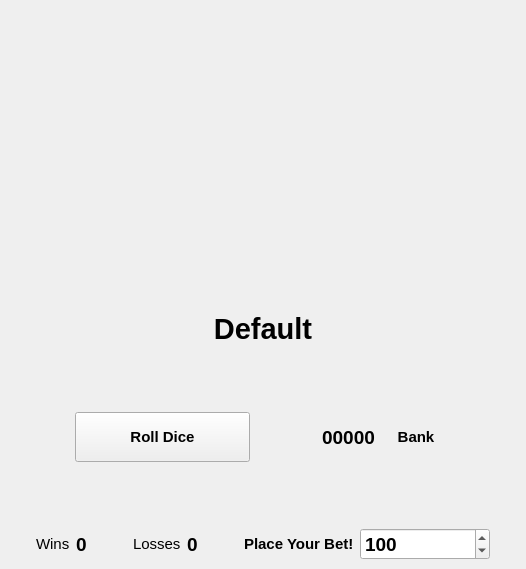
<?xml version="1.0" encoding="UTF-8"?>
<ui version="4.0">
 <class>MainWindow</class>
 <widget class="QMainWindow" name="MainWindow">
  <property name="geometry">
   <rect>
    <x>0</x>
    <y>0</y>
    <width>526</width>
    <height>569</height>
   </rect>
  </property>
  <property name="windowTitle">
   <string>MainWindow</string>
  </property>
  <widget class="QWidget" name="centralwidget">
   <layout class="QGridLayout" name="gridLayout">
    <item row="0" column="0">
     <layout class="QVBoxLayout" name="verticalLayout">
      <item>
       <spacer name="verticalSpacer_3">
        <property name="orientation">
         <enum>Qt::Vertical</enum>
        </property>
        <property name="sizeHint" stdset="0">
         <size>
          <width>20</width>
          <height>35</height>
         </size>
        </property>
       </spacer>
      </item>
      <item>
       <layout class="QHBoxLayout" name="horizontalLayout_6">
        <item>
         <spacer name="horizontalSpacer_4">
          <property name="orientation">
           <enum>Qt::Horizontal</enum>
          </property>
          <property name="sizeHint" stdset="0">
           <size>
            <width>107</width>
            <height>177</height>
           </size>
          </property>
         </spacer>
        </item>
        <item>
         <widget class="QLabel" name="die1View">
          <property name="text">
           <string/>
          </property>
          <property name="pixmap">
           <pixmap resource="diceResources.qrc">:/1</pixmap>
          </property>
         </widget>
        </item>
        <item>
         <spacer name="horizontalSpacer_3">
          <property name="orientation">
           <enum>Qt::Horizontal</enum>
          </property>
          <property name="sizeHint" stdset="0">
           <size>
            <width>138</width>
            <height>20</height>
           </size>
          </property>
         </spacer>
        </item>
        <item>
         <widget class="QLabel" name="die2View">
          <property name="text">
           <string/>
          </property>
          <property name="pixmap">
           <pixmap resource="diceResources.qrc">:/1</pixmap>
          </property>
         </widget>
        </item>
        <item>
         <spacer name="horizontalSpacer_5">
          <property name="orientation">
           <enum>Qt::Horizontal</enum>
          </property>
          <property name="sizeHint" stdset="0">
           <size>
            <width>98</width>
            <height>177</height>
           </size>
          </property>
         </spacer>
        </item>
       </layout>
      </item>
      <item>
       <spacer name="verticalSpacer_4">
        <property name="orientation">
         <enum>Qt::Vertical</enum>
        </property>
        <property name="sizeHint" stdset="0">
         <size>
          <width>20</width>
          <height>35</height>
         </size>
        </property>
       </spacer>
      </item>
      <item>
       <widget class="QLabel" name="displayUI">
        <property name="font">
         <font>
          <pointsize>22</pointsize>
          <weight>75</weight>
          <bold>true</bold>
         </font>
        </property>
        <property name="text">
         <string>Default</string>
        </property>
        <property name="alignment">
         <set>Qt::AlignCenter</set>
        </property>
       </widget>
      </item>
      <item>
       <spacer name="verticalSpacer_5">
        <property name="orientation">
         <enum>Qt::Vertical</enum>
        </property>
        <property name="sizeHint" stdset="0">
         <size>
          <width>20</width>
          <height>36</height>
         </size>
        </property>
       </spacer>
      </item>
      <item>
       <layout class="QHBoxLayout" name="horizontalLayout_5">
        <item>
         <spacer name="horizontalSpacer_2">
          <property name="orientation">
           <enum>Qt::Horizontal</enum>
          </property>
          <property name="sizeHint" stdset="0">
           <size>
            <width>40</width>
            <height>20</height>
           </size>
          </property>
         </spacer>
        </item>
        <item>
         <widget class="QPushButton" name="rollButton">
          <property name="minimumSize">
           <size>
            <width>175</width>
            <height>50</height>
           </size>
          </property>
          <property name="font">
           <font>
            <pointsize>11</pointsize>
            <weight>75</weight>
            <bold>true</bold>
           </font>
          </property>
          <property name="text">
           <string>Roll Dice</string>
          </property>
         </widget>
        </item>
        <item>
         <spacer name="horizontalSpacer">
          <property name="orientation">
           <enum>Qt::Horizontal</enum>
          </property>
          <property name="sizeHint" stdset="0">
           <size>
            <width>40</width>
            <height>20</height>
           </size>
          </property>
         </spacer>
        </item>
        <item>
         <layout class="QHBoxLayout" name="horizontalLayout_4">
          <item>
           <widget class="QLabel" name="bankValueUI">
            <property name="font">
             <font>
              <pointsize>14</pointsize>
              <weight>75</weight>
              <bold>true</bold>
             </font>
            </property>
            <property name="text">
             <string>00000</string>
            </property>
            <property name="alignment">
             <set>Qt::AlignCenter</set>
            </property>
           </widget>
          </item>
          <item>
           <widget class="QLabel" name="label_3">
            <property name="minimumSize">
             <size>
              <width>70</width>
              <height>0</height>
             </size>
            </property>
            <property name="font">
             <font>
              <pointsize>11</pointsize>
              <weight>75</weight>
              <bold>true</bold>
             </font>
            </property>
            <property name="text">
             <string>Bank</string>
            </property>
            <property name="alignment">
             <set>Qt::AlignCenter</set>
            </property>
           </widget>
          </item>
         </layout>
        </item>
        <item>
         <spacer name="horizontalSpacer_7">
          <property name="orientation">
           <enum>Qt::Horizontal</enum>
          </property>
          <property name="sizeHint" stdset="0">
           <size>
            <width>16</width>
            <height>25</height>
           </size>
          </property>
         </spacer>
        </item>
       </layout>
      </item>
      <item>
       <spacer name="verticalSpacer_2">
        <property name="orientation">
         <enum>Qt::Vertical</enum>
        </property>
        <property name="sizeHint" stdset="0">
         <size>
          <width>20</width>
          <height>40</height>
         </size>
        </property>
       </spacer>
      </item>
      <item>
       <layout class="QHBoxLayout" name="horizontalLayout_3">
        <item>
         <spacer name="horizontalSpacer_9">
          <property name="orientation">
           <enum>Qt::Horizontal</enum>
          </property>
          <property name="sizeHint" stdset="0">
           <size>
            <width>13</width>
            <height>31</height>
           </size>
          </property>
         </spacer>
        </item>
        <item>
         <layout class="QHBoxLayout" name="horizontalLayout_2">
          <item>
           <widget class="QLabel" name="label_2">
            <property name="font">
             <font>
              <pointsize>11</pointsize>
             </font>
            </property>
            <property name="text">
             <string>Wins</string>
            </property>
           </widget>
          </item>
          <item>
           <widget class="QLabel" name="winCounterUI">
            <property name="font">
             <font>
              <pointsize>14</pointsize>
              <weight>75</weight>
              <bold>true</bold>
             </font>
            </property>
            <property name="text">
             <string>0</string>
            </property>
            <property name="alignment">
             <set>Qt::AlignCenter</set>
            </property>
           </widget>
          </item>
          <item>
           <spacer name="horizontalSpacer_10">
            <property name="orientation">
             <enum>Qt::Horizontal</enum>
            </property>
            <property name="sizeHint" stdset="0">
             <size>
              <width>40</width>
              <height>20</height>
             </size>
            </property>
           </spacer>
          </item>
          <item>
           <widget class="QLabel" name="label_4">
            <property name="font">
             <font>
              <pointsize>11</pointsize>
             </font>
            </property>
            <property name="text">
             <string>Losses</string>
            </property>
           </widget>
          </item>
          <item>
           <widget class="QLabel" name="lossCounterUI">
            <property name="font">
             <font>
              <pointsize>14</pointsize>
              <weight>75</weight>
              <bold>true</bold>
             </font>
            </property>
            <property name="text">
             <string>0</string>
            </property>
            <property name="alignment">
             <set>Qt::AlignCenter</set>
            </property>
           </widget>
          </item>
         </layout>
        </item>
        <item>
         <spacer name="horizontalSpacer_11">
          <property name="orientation">
           <enum>Qt::Horizontal</enum>
          </property>
          <property name="sizeHint" stdset="0">
           <size>
            <width>40</width>
            <height>20</height>
           </size>
          </property>
         </spacer>
        </item>
        <item>
         <layout class="QHBoxLayout" name="horizontalLayout">
          <item>
           <widget class="QLabel" name="label">
            <property name="font">
             <font>
              <pointsize>11</pointsize>
              <weight>75</weight>
              <bold>true</bold>
             </font>
            </property>
            <property name="text">
             <string>Place Your Bet!</string>
            </property>
           </widget>
          </item>
          <item>
           <widget class="QSpinBox" name="betValueUI">
            <property name="minimumSize">
             <size>
              <width>130</width>
              <height>0</height>
             </size>
            </property>
            <property name="font">
             <font>
              <pointsize>14</pointsize>
              <weight>75</weight>
              <bold>true</bold>
             </font>
            </property>
            <property name="maximum">
             <number>2000</number>
            </property>
            <property name="value">
             <number>100</number>
            </property>
           </widget>
          </item>
         </layout>
        </item>
        <item>
         <spacer name="horizontalSpacer_8">
          <property name="orientation">
           <enum>Qt::Horizontal</enum>
          </property>
          <property name="sizeHint" stdset="0">
           <size>
            <width>13</width>
            <height>31</height>
           </size>
          </property>
         </spacer>
        </item>
       </layout>
      </item>
     </layout>
    </item>
   </layout>
  </widget>
 </widget>
 <resources>
  <include location="diceResources.qrc"/>
 </resources>
 <connections/>
</ui>
